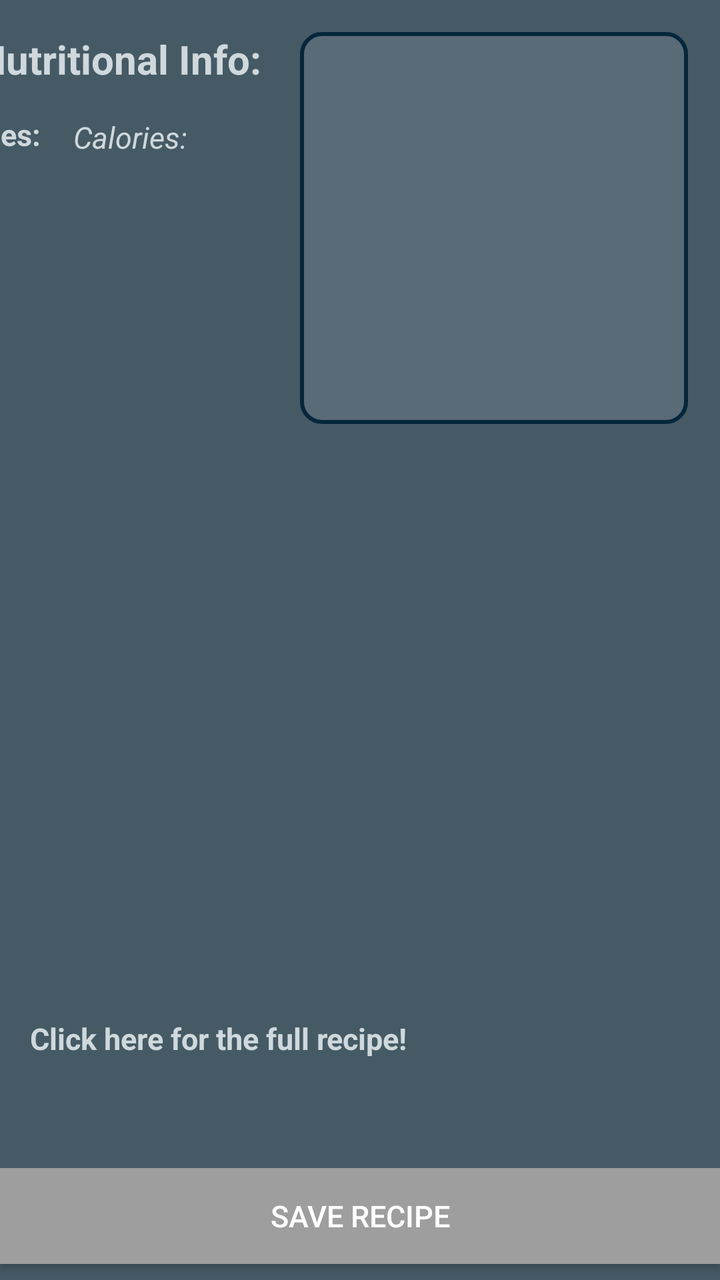
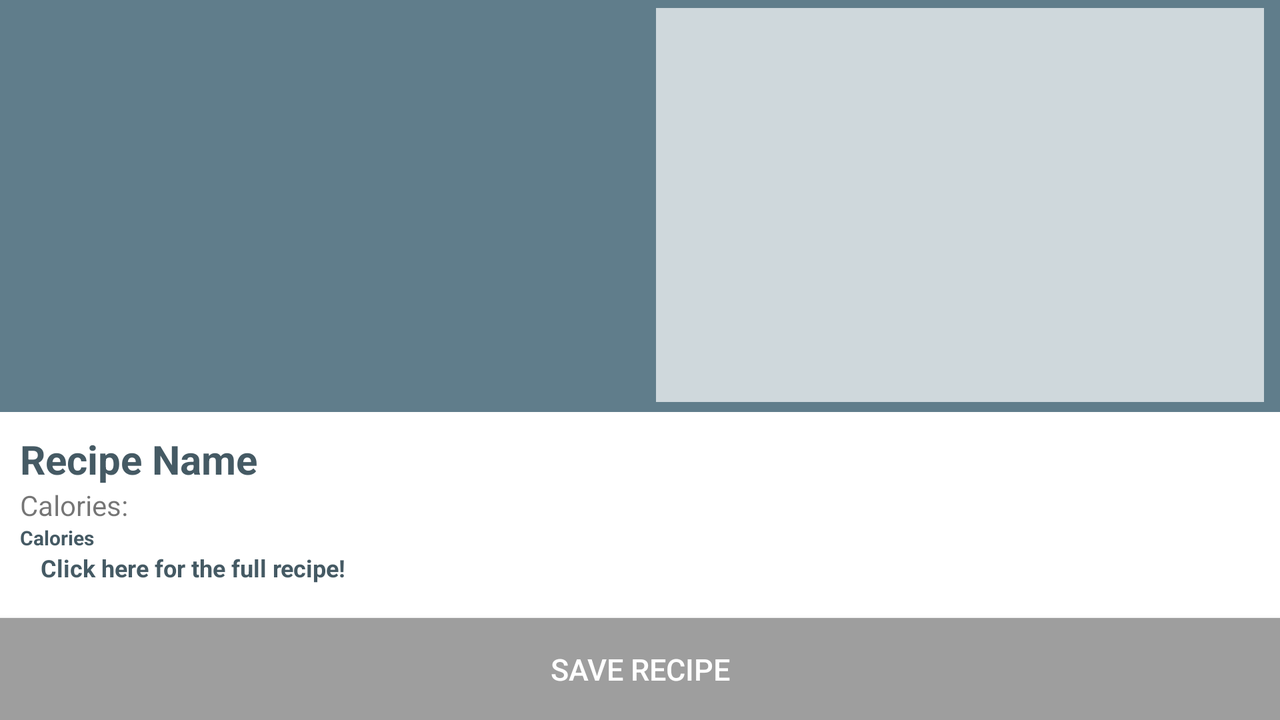

Compare how this app lays out the same screen by default and in its alternative resource folder. The renders come first, then the two layout files and the values they reference.
<!-- AndroidManifest.xml: application theme AppTheme -->
<!-- res/layout/fragment_recipe_detail.xml -->
<?xml version="1.0" encoding="utf-8"?>
<android.support.constraint.ConstraintLayout xmlns:android="http://schemas.android.com/apk/res/android"
    xmlns:app="http://schemas.android.com/apk/res-auto"
    xmlns:tools="http://schemas.android.com/tools"
    android:layout_width="match_parent"
    android:layout_height="match_parent"
    android:background="@color/colorPrimaryDark"
    tools:context="com.epicodus.recipesandroid.ui.RecipeDetailFragment"
    tools:layout_editor_absoluteY="81dp">

    <ImageView
        android:id="@+id/recipeImageView"
        android:layout_width="194dp"
        android:layout_height="196dp"
        android:layout_marginEnd="16dp"
        android:layout_marginTop="16dp"
        android:background="@drawable/image_border"
        android:contentDescription="@string/hello_blank_fragment"
        app:layout_constraintEnd_toEndOf="parent"
        app:layout_constraintRight_toRightOf="parent"
        app:layout_constraintTop_toTopOf="parent" />

    <TextView
        android:id="@+id/textView2"
        android:layout_width="173dp"
        android:layout_height="33dp"
        android:layout_marginEnd="8dp"
        android:layout_marginStart="8dp"
        android:layout_marginTop="16dp"
        android:text="@string/nutritional_info"
        android:textColor="@color/colorPrimaryLight"
        android:textSize="20sp"
        android:textStyle="bold"
        app:layout_constraintEnd_toStartOf="@+id/recipeImageView"
        app:layout_constraintStart_toStartOf="parent"
        app:layout_constraintTop_toTopOf="parent" />

    
    
    
    
    
    
    
    
    
    
    
    
    
    
    
    
    <TextView
        android:id="@+id/tvCalsListItem"
        android:layout_width="wrap_content"
        android:layout_height="wrap_content"
        android:layout_marginEnd="8dp"
        android:layout_marginLeft="16dp"
        android:layout_marginStart="8dp"
        android:layout_marginTop="8dp"
        android:text="@string/calories"
        android:textColor="@color/colorPrimaryLight"
        android:textSize="15sp"
        android:textStyle="bold"
        app:layout_constraintEnd_toStartOf="@+id/caloriesTextView"
        app:layout_constraintHorizontal_bias="1.0"
        app:layout_constraintLeft_toLeftOf="parent"
        app:layout_constraintStart_toStartOf="parent"
        app:layout_constraintTop_toBottomOf="@+id/textView2" />

    <TextView
        android:id="@+id/caloriesTextView"
        android:layout_width="74dp"
        android:layout_height="23dp"
        android:layout_marginEnd="48dp"
        android:layout_marginTop="8dp"
        android:drawablePadding="4dp"
        android:gravity="center"
        android:text="@string/calories"
        android:textColor="@color/colorPrimaryLight"
        android:textSize="15sp"
        android:textStyle="italic"
        app:layout_constraintEnd_toStartOf="@+id/recipeImageView"
        app:layout_constraintTop_toBottomOf="@+id/textView2" />

    <TextView
        android:id="@+id/sourceTextView"
        android:layout_width="wrap_content"
        android:layout_height="wrap_content"
        android:layout_marginEnd="8dp"
        android:layout_marginLeft="16dp"
        android:layout_marginStart="8dp"
        android:layout_marginTop="24dp"
        android:drawablePadding="4dp"
        android:drawableStart="@drawable/ic_subject_white_24dp"
        android:gravity="center_vertical"
        android:text="@string/recipeUrl"
        android:textColor="@color/colorPrimaryLight"
        android:textSize="15sp"
        android:textStyle="bold"
        app:layout_constraintEnd_toEndOf="parent"
        app:layout_constraintHorizontal_bias="0.046"
        app:layout_constraintLeft_toLeftOf="parent"
        app:layout_constraintStart_toStartOf="parent"
        app:layout_constraintTop_toBottomOf="@+id/recyclerView" />

    <Button
        android:id="@+id/saveRecipeButton"
        android:layout_width="0dp"
        android:layout_height="wrap_content"
        android:layout_alignParentBottom="true"
        android:layout_marginBottom="8dp"
        android:layout_marginTop="8dp"
        android:background="@color/colorAccent"
        android:text="Save Recipe"
        android:textColor="@color/colorTextIcons"
        android:textSize="15sp"
        app:layout_constraintBottom_toBottomOf="parent"
        app:layout_constraintEnd_toEndOf="parent"
        app:layout_constraintHorizontal_bias="0.0"
        app:layout_constraintLeft_toLeftOf="parent"
        app:layout_constraintRight_toRightOf="parent"
        app:layout_constraintStart_toStartOf="parent"
        app:layout_constraintTop_toBottomOf="@+id/sourceTextView"
        app:layout_constraintVertical_bias="1.0" />

    <android.support.v7.widget.RecyclerView
        android:id="@+id/recyclerView"
        android:layout_width="0dp"
        android:layout_height="249dp"
        android:layout_marginTop="24dp"
        app:layout_constraintHorizontal_bias="0.0"
        app:layout_constraintLeft_toLeftOf="parent"
        app:layout_constraintRight_toRightOf="parent"
        app:layout_constraintTop_toBottomOf="@+id/recipeImageView" />


</android.support.constraint.ConstraintLayout>
<!-- resources referenced by this layout -->
<resources>
  <color name="colorAccent">#9E9E9E</color>
  <color name="colorPrimaryDark">#455A64</color>
  <color name="colorPrimaryLight">#CFD8DC</color>
  <color name="colorTextIcons">#FFFFFF</color>
  <!-- drawable image_border (drawable) -->
  <shape xmlns:android="http://schemas.android.com/apk/res/android" android:shape="rectangle" >
      <solid android:color="#7f6a7d89" />
      <stroke android:width="2dip" android:color="#05263b"/>
  
      <padding
          android:left="10dp"
          android:top="10dp"
          android:right="10dp"
          android:bottom="10dp" />
  
      <corners
          android:radius="10dp"   >
      </corners>
  
  </shape>
  <string name="calories">Calories:</string>
  <string name="hello_blank_fragment">Hello blank fragment</string>
  <string name="nutritional_info">Nutritional Info:</string>
  <string name="recipeUrl">Click here for the full recipe!</string>
  <style name="AppTheme" parent="Theme.AppCompat.Light.DarkActionBar">
          
          <item name="colorPrimary">@color/colorPrimary</item>
          <item name="colorPrimaryDark">@color/colorPrimaryDark</item>
          <item name="colorAccent">@color/colorAccent</item>
      </style>
  <color name="colorPrimary">#607D8B</color>
</resources>
<!-- res/layout-land/fragment_recipe_detail.xml (the repository's variant of the layout above) -->
<!-- drawn on the phone turned sideways -->
<FrameLayout xmlns:android="http://schemas.android.com/apk/res/android"
    xmlns:tools="http://schemas.android.com/tools"
    android:layout_width="match_parent"
    android:layout_height="match_parent">

    <LinearLayout
        android:orientation="vertical"
        android:layout_width="match_parent"
        android:layout_height="match_parent"
        android:background="@color/colorPrimary">

        <LinearLayout
            android:orientation="horizontal"
            android:layout_weight="3"
            android:layout_width="match_parent"
            android:layout_height="match_parent">

            <ImageView
                android:layout_weight="1"
                android:layout_width="match_parent"
                android:layout_height="match_parent"
                android:id="@+id/recipeImageView"
                android:scaleType="centerCrop" />

            <LinearLayout
                android:layout_weight="1"
                android:orientation="vertical"
                android:layout_width="match_parent"
                android:layout_height="match_parent">

                <ListView
                    android:id="@+id/lvIngredients"
                    android:layout_width="match_parent"
                    android:layout_height="197dp"
                    android:layout_marginEnd="8dp"
                    android:layout_marginStart="8dp"
                    android:layout_marginTop="4dp"
                    android:background="@color/colorPrimaryLight"/>

            </LinearLayout>

        </LinearLayout>

        <LinearLayout
            android:orientation="horizontal"
            android:layout_weight="5"
            android:layout_width="match_parent"
            android:layout_height="match_parent"
            android:background="@android:color/white"
            android:padding="10dp">

            <LinearLayout
                android:orientation="vertical"
                android:layout_width="wrap_content"
                android:layout_height="wrap_content">

                <TextView
                    android:layout_width="wrap_content"
                    android:layout_height="wrap_content"
                    android:text="@string/recipeName"
                    android:id="@+id/recipeNameTextView"
                    android:textSize="20sp"
                    android:textColor="@color/colorPrimaryDark"
                    android:textStyle="bold" />

                <TextView
                    android:id="@+id/tvCals"
                    android:layout_width="match_parent"
                    android:layout_height="wrap_content"
                    android:text="Calories:" />

                <TextView
                    android:id="@+id/caloriesTextView"
                    android:layout_width="wrap_content"
                    android:layout_height="wrap_content"
                    android:text="Calories"
                    android:textColor="@color/colorPrimaryDark"
                    android:textSize="10sp"
                    android:textStyle="bold" />

                <TextView
                    android:layout_marginStart="10dp"
                    android:layout_weight="1"
                    android:layout_width="wrap_content"
                    android:layout_height="0dp"
                    android:text="@string/recipeUrl"
                    android:id="@+id/sourceTextView"
                    android:drawableStart="@drawable/ic_subject_white_24dp"
                    android:drawablePadding="4dp"
                    android:textColor="@color/colorPrimaryDark"
                    android:textSize="12sp"
                    android:textStyle="bold"
                    android:gravity="center" />

            </LinearLayout>

        </LinearLayout>

        <Button
            android:layout_weight="6"
            android:layout_width="match_parent"
            android:layout_height="match_parent"
            android:text="Save Recipe"
            android:id="@+id/saveRecipeButton"
            android:background="@color/colorAccent"
            android:textColor="@color/colorTextIcons"
            android:textSize="15sp" />
    </LinearLayout>
</FrameLayout>
<!-- resources referenced by the variant -->
<!-- as the phone turned sideways resolves them -->
<resources>
  <color name="colorAccent">#9E9E9E</color>
  <color name="colorPrimary">#607D8B</color>
  <color name="colorPrimaryDark">#455A64</color>
  <color name="colorPrimaryLight">#CFD8DC</color>
  <color name="colorTextIcons">#FFFFFF</color>
  <string name="recipeName">Recipe Name</string>
  <string name="recipeUrl">Click here for the full recipe!</string>
  <style name="AppTheme" parent="Theme.AppCompat.Light.DarkActionBar">
          
          <item name="colorPrimary">@color/colorPrimary</item>
          <item name="colorPrimaryDark">@color/colorPrimaryDark</item>
          <item name="colorAccent">@color/colorAccent</item>
      </style>
</resources>
